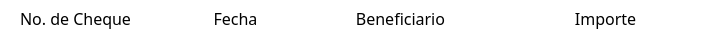
      <widget class="QFrame" name="frame_34">
       <property name="geometry">
        <rect>
         <x>760</x>
         <y>405</y>
         <width>701</width>
         <height>41</height>
        </rect>
       </property>
       <property name="styleSheet">
        <string notr="true">font:16px;
border-radius:0px;
background:transparent;
border-color: rgb(237, 237, 237);
</string>
       </property>
       <property name="frameShape">
        <enum>QFrame::StyledPanel</enum>
       </property>
       <property name="frameShadow">
        <enum>QFrame::Raised</enum>
       </property>
       <widget class="QLabel" name="label_131">
        <property name="geometry">
         <rect>
          <x>10</x>
          <y>5</y>
          <width>131</width>
          <height>27</height>
         </rect>
        </property>
        <property name="font">
         <font>
          <family>Bahnschrift</family>
          <pointsize>-1</pointsize>
          <weight>50</weight>
          <italic>false</italic>
          <bold>false</bold>
         </font>
        </property>
        <property name="text">
         <string>No. de Cheque</string>
        </property>
        <property name="alignment">
         <set>Qt::AlignCenter</set>
        </property>
       </widget>
       <widget class="QLabel" name="label_142">
        <property name="geometry">
         <rect>
          <x>200</x>
          <y>5</y>
          <width>71</width>
          <height>27</height>
         </rect>
        </property>
        <property name="font">
         <font>
          <family>Bahnschrift</family>
          <pointsize>-1</pointsize>
          <weight>50</weight>
          <italic>false</italic>
          <bold>false</bold>
         </font>
        </property>
        <property name="text">
         <string>Fecha</string>
        </property>
        <property name="alignment">
         <set>Qt::AlignCenter</set>
        </property>
       </widget>
       <widget class="QLabel" name="label_143">
        <property name="geometry">
         <rect>
          <x>340</x>
          <y>5</y>
          <width>121</width>
          <height>27</height>
         </rect>
        </property>
        <property name="font">
         <font>
          <family>Bahnschrift</family>
          <pointsize>-1</pointsize>
          <weight>50</weight>
          <italic>false</italic>
          <bold>false</bold>
         </font>
        </property>
        <property name="text">
         <string>Beneficiario</string>
        </property>
        <property name="alignment">
         <set>Qt::AlignCenter</set>
        </property>
       </widget>
       <widget class="QLabel" name="label_145">
        <property name="geometry">
         <rect>
          <x>560</x>
          <y>5</y>
          <width>91</width>
          <height>27</height>
         </rect>
        </property>
        <property name="font">
         <font>
          <family>Bahnschrift</family>
          <pointsize>-1</pointsize>
          <weight>50</weight>
          <italic>false</italic>
          <bold>false</bold>
         </font>
        </property>
        <property name="text">
         <string>Importe</string>
        </property>
        <property name="alignment">
         <set>Qt::AlignCenter</set>
        </property>
       </widget>
      </widget>
